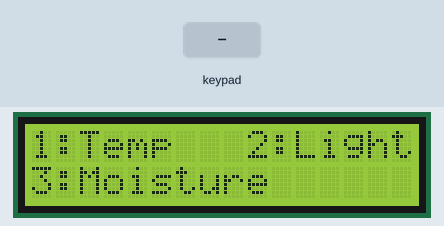
Recording of a sketch running on a simulated Arduino Mega 2560, built with avr-gcc and run on an emulated ATmega2560. Shown: 16×2 character LCD. The inputs (shaded band) are chosen by the test bench. What the sketch prints to the serial monitor is not drawn.

Above: at 1.2 s.
1.3 s: key '1' pressed
At 3.9 s:
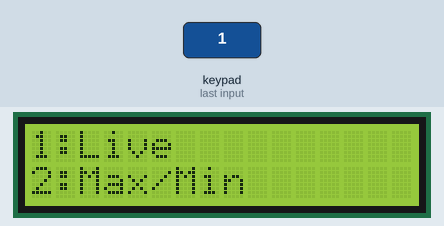
4.2 s: keypad keys 1 3 9 7 2 pressed 0.4 s apart
At 6.6 s:
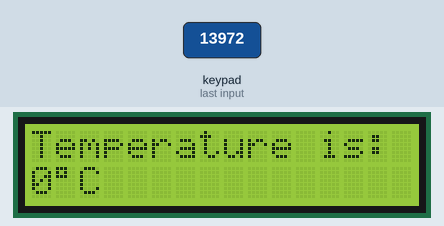
12.7 s: key '2' pressed
16.3 s: key '3' pressed
At 19.8 s:
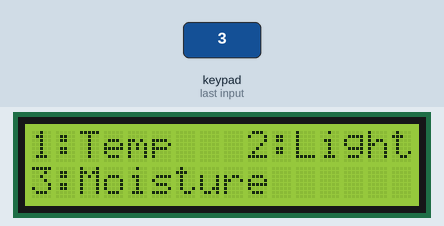
19.9 s: key '5' pressed
At 23.2 s:
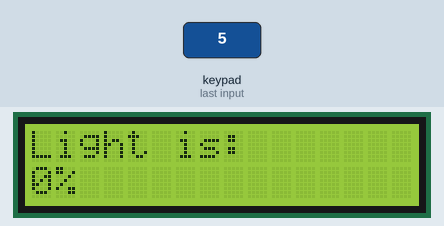
23.5 s: key '4' pressed
At 25.6 s:
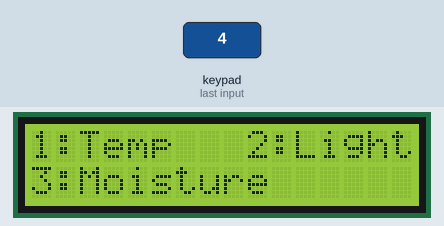
Timing chart, 0 to 27.0 s (numbered marks = the images above; inputs shaded):
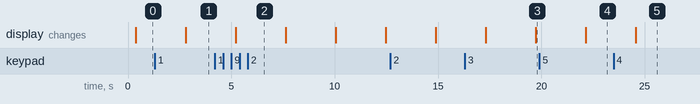

The sketch:

MKR2.ino
```cpp
//LCD
#include <LiquidCrystal.h>
const int rs = 2, e = 3,  db4 = 4, db5 = 5, db6 = 6, db7 = 7;//can connect db0-3 for faster connection if needed
LiquidCrystal lcd(rs, e, db4, db5, db6, db7);
const int lcdColumns = 16;
const int lcdRows = 2;
//Max/Min
//First value is max, second is min.
//Set max to low and min to high values, so that first check will definatly update values.
int maxMinTemp[2]={-999,999};
int maxMinMoist[2]={-999,999};
int maxMinLight[2]={-999,999};
//Serial1 comunication
const byte tx = 14;
const byte rx = 13;
byte infReq =4; //For storing which data will be requested.
byte liveTemp=0;  //For storing values received over Serial1.
byte liveLight=0;
byte liveMoist=0;
//efficiency testing
int t1,t2; //For storing time in ms, to calculating run times.
//keypad
#include <Keypad.h>
const byte ROWS=3;
const byte COLS=3;
char hexaKeys [ROWS] [COLS]={
  {'1','2','3'},
  {'4','5','6'},
  {'7','8','9'},
};
byte rowPins[ROWS] = {9,10,11};
byte columnPins[COLS] = {A4,A5,A6};
byte keyNum;   //For storing which keypad number is pressed.
byte menu = 0; //For storing page of menu that user is on.
Keypad customKeypad = Keypad(makeKeymap(hexaKeys), rowPins, columnPins, ROWS, COLS);


void setup() {
 //LCD
 lcd.begin(lcdColumns,lcdRows);
 //tx/rx
 pinMode(tx, OUTPUT);
 pinMode(rx, INPUT);
 Serial.begin(9600);
 Serial1.begin(9600);
 //max/min
 pinMode(A1,INPUT);
 attachInterrupt(digitalPinToInterrupt(A1), maxMinReset, HIGH); //Resets max and min values when button is pressed.
}

void loop() {
  t1 =millis();//Efficiency testing, runtime start.

  Serial.print("Information request =");
  Serial.println(infReq);
  byte msg[2]={0,0};  //first byte is data ID, second is value

  Serial1.write(infReq);    //Send information request to other board
  delay(300);

  if(Serial1.available() > 1){ //Checks if ID and value bytes have both been recieved.
    delay(50);
    Serial1.readBytes(msg,2); //read ID and Value bytes.

    //Temperature
    if(msg[0] == 4){      //If ID corresponds to temperature
      liveTemp = msg[1];  //Store transmitted value as temperature.
      Serial.print("LiveTemp=");
      Serial.println(liveTemp);
      if (liveTemp > maxMinTemp[0]){ //If new value > max
        maxMinTemp[0] = liveTemp; //Update max temperature.
      }
      if (liveTemp < maxMinTemp[1]){ //If new value < min
        maxMinTemp[1] = liveTemp; //Update min temperature.
      }
      infReq =5;  //Request moisture
    }

    //Moisture
    else if(msg[0]==5){   //If ID corresponds to moisture
      liveMoist = msg[1]; //Store transmitted value as moisture.
      Serial.print("LiveMoisture=");
      Serial.println(liveMoist);
      if (liveMoist > maxMinMoist[0]){ //If new value > max
        maxMinMoist[0] = liveMoist; //Update max moisture.
      }
      if (liveMoist < maxMinMoist[1]){ //If new value < min
        maxMinMoist[1] = liveMoist; //Update min moisture.
      }
      infReq =6; //Request light
    }

    //Light
    else if(msg[0]==6){   //If ID corresponds to light
      liveLight = msg[1]; //Store transmitted value as light.
      Serial.print("Live light=");
      Serial.println(liveLight);
      if (liveLight > maxMinLight[0]){ //If new value > max
        maxMinLight[0] = liveLight; //Update max light.
      }
      if (liveLight < maxMinLight[1]){ //If new value < min
        maxMinLight[1] = liveLight; //Update min light.
      }
      infReq =4; //Request temperature
    }
  }

  //Display Menus on LCD
  //Numbered options can be selected using keypad.
  switch(menu){
    case 1://Temp
    lcd.clear();
    lcd.print("1:Live");
    lcd.setCursor(0,1);
    lcd.print("2:Max/Min");
    break;

    case 2://Light
    lcd.clear();
    lcd.print("1:Live");
    lcd.setCursor(0,1);
    lcd.print("2:Max/Min");
    break;

    case 3://Moisture
    lcd.clear();
    lcd.print("1:Live");
    lcd.setCursor(0,1);
    lcd.print("2:Max/Min");
    break;

    case 4://Live temperature
    lcd.clear();
    lcd.print("Temperature is:");
    lcd.setCursor(0,1);
    lcd.print(liveTemp);
    lcd.print((char)223);//degree symbol
    lcd.print("C");
    break;

    case 5://Live light
    lcd.clear();
    lcd.print("Light is:");
    lcd.setCursor(0,1);
    lcd.print(liveLight);
    lcd.print("%");
    break;

    case 6://Live moisture
    lcd.clear();
    lcd.print("Moisture is:");
    lcd.setCursor(0,1);
    lcd.print(liveMoist);
    lcd.print("%");
    break;

    case 7://Max/min temperature
    lcd.clear();
    lcd.print("Max Temp: ");
    lcd.print(maxMinTemp[0]);
    lcd.print((char)223);//degree symbol
    lcd.print("C");
    lcd.setCursor(0,1);
    lcd.print("Min Temp: ");
    lcd.print(maxMinTemp[1]);
    lcd.print((char)223);//degree symbol
    lcd.print("C");
    break;

    case 8://Max/min light
    lcd.clear();
    lcd.print("Max Light: ");
    lcd.print(maxMinLight[0]);
    lcd.print("%");
    lcd.setCursor(0,1);
    lcd.print("Min Light: ");
    lcd.print(maxMinLight[1]);
    lcd.print("%");
    break;

    case 9://Max/min moisture
    lcd.clear();
    lcd.print("Max Moist: ");
    lcd.print(maxMinMoist[0]);
    lcd.print("%");
    lcd.setCursor(0,1);
    lcd.print("Min Moist: ");
    lcd.print(maxMinMoist[1]);
    lcd.print("%");
    break;

    default://Main
    lcd.clear();
    lcd.print("1:Temp   2:Light");
    lcd.setCursor(0,1);
    lcd.print("3:Moisture");
    menu=0; //To insure user input directs to the correct menu
  }

  //Keypad
  keyNum =0;
  char key = customKeypad.getKey();
  if(key != NO_KEY){   //Check if key is pressed.
    keyNum = key-48; //ASCII to number convertion. (0=48,1=49 etc.)
  }

  //Menu update
  if (menu != 0){keyNum = keyNum*3;}//multiply by number of options to avoid ambiguity, e.g. 3+1=4 and 2+2=4.
  menu += keyNum;//Updates which page of the menu will be shown on LCD based on keypad input.

  //Efficiency testing
  t2=millis(); //Runtime end.
  Serial.print(t2-t1);// Calculate runtime.
  Serial.println("ms");
  //Efficiency calculations before final delay(), to record only delays caused during running of loop code.
  delay(500);
}

void maxMinReset(){ //Reset max and min when button is clicked.
  maxMinTemp[0]=-999;
  maxMinTemp[1]=999;
  maxMinMoist[0]=-999;
  maxMinMoist[1]=999;
  maxMinLight[0]=-999;
  maxMinLight[1]=999;
  Serial.println("MAX/MIN RESET");
}
```

Measured:
- after the input at 1.3 s, the display: changes after 1.5 s (image 1)
- after the input at 4.2 s, the display: changes after 1.0 s (image 2)
- after the input at 16.3 s, the display: first differs from a run without the input after 3.4 s (image 3)
- after the input at 19.9 s, the display: changes after 2.2 s (image 4)
- after the input at 23.5 s, the display: changes after 1.1 s (image 5)
